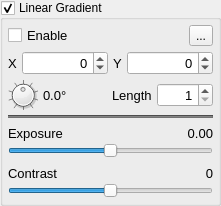
            <widget class="QGroupBox" name="groupBoxLinearGradient">
             <property name="title">
              <string>Linear Gradient</string>
             </property>
             <property name="checkable">
              <bool>true</bool>
             </property>
             <layout class="QGridLayout" name="gridLayout_17">
              <property name="leftMargin">
               <number>5</number>
              </property>
              <property name="topMargin">
               <number>5</number>
              </property>
              <property name="rightMargin">
               <number>5</number>
              </property>
              <property name="bottomMargin">
               <number>5</number>
              </property>
              <property name="spacing">
               <number>5</number>
              </property>
              <item row="0" column="0">
               <widget class="QFrame" name="frameGradient">
                <layout class="QVBoxLayout" name="verticalLayout_6">
                 <property name="spacing">
                  <number>5</number>
                 </property>
                 <property name="leftMargin">
                  <number>0</number>
                 </property>
                 <property name="topMargin">
                  <number>0</number>
                 </property>
                 <property name="rightMargin">
                  <number>0</number>
                 </property>
                 <property name="bottomMargin">
                  <number>0</number>
                 </property>
                 <item>
                  <layout class="QHBoxLayout" name="horizontalLayout_20">
                   <item>
                    <widget class="QCheckBox" name="checkBoxGradientEnable">
                     <property name="font">
                      <font>
                       <pointsize>10</pointsize>
                      </font>
                     </property>
                     <property name="text">
                      <string>Enable</string>
                     </property>
                    </widget>
                   </item>
                   <item>
                    <spacer name="horizontalSpacer_14">
                     <property name="orientation">
                      <enum>Qt::Orientation::Horizontal</enum>
                     </property>
                     <property name="sizeHint" stdset="0">
                      <size>
                       <width>40</width>
                       <height>20</height>
                      </size>
                     </property>
                    </spacer>
                   </item>
                   <item>
                    <widget class="QToolButton" name="toolButtonGradientPaint">
                     <property name="text">
                      <string>...</string>
                     </property>
                     <property name="icon">
                      <iconset resource="ressources.qrc">
                       <normaloff>:/RetinaIMG/RetinaIMG/Pencil-icon.png</normaloff>:/RetinaIMG/RetinaIMG/Pencil-icon.png</iconset>
                     </property>
                     <property name="checkable">
                      <bool>true</bool>
                     </property>
                    </widget>
                   </item>
                  </layout>
                 </item>
                 <item>
                  <layout class="QHBoxLayout" name="horizontalLayout_17">
                   <item>
                    <widget class="QLabel" name="label_4">
                     <property name="font">
                      <font>
                       <pointsize>10</pointsize>
                      </font>
                     </property>
                     <property name="text">
                      <string>X</string>
                     </property>
                    </widget>
                   </item>
                   <item>
                    <widget class="NoScrollSpinBox" name="spinBoxGradientX">
                     <property name="sizePolicy">
                      <sizepolicy hsizetype="Expanding" vsizetype="Fixed">
                       <horstretch>0</horstretch>
                       <verstretch>0</verstretch>
                      </sizepolicy>
                     </property>
                     <property name="font">
                      <font>
                       <pointsize>10</pointsize>
                      </font>
                     </property>
                     <property name="focusPolicy">
                      <enum>Qt::FocusPolicy::ClickFocus</enum>
                     </property>
                     <property name="alignment">
                      <set>Qt::AlignmentFlag::AlignRight|Qt::AlignmentFlag::AlignTrailing|Qt::AlignmentFlag::AlignVCenter</set>
                     </property>
                     <property name="minimum">
                      <number>-1000</number>
                     </property>
                    </widget>
                   </item>
                   <item>
                    <widget class="QLabel" name="label_5">
                     <property name="font">
                      <font>
                       <pointsize>10</pointsize>
                      </font>
                     </property>
                     <property name="text">
                      <string>Y</string>
                     </property>
                    </widget>
                   </item>
                   <item>
                    <widget class="NoScrollSpinBox" name="spinBoxGradientY">
                     <property name="sizePolicy">
                      <sizepolicy hsizetype="Expanding" vsizetype="Fixed">
                       <horstretch>0</horstretch>
                       <verstretch>0</verstretch>
                      </sizepolicy>
                     </property>
                     <property name="font">
                      <font>
                       <pointsize>10</pointsize>
                      </font>
                     </property>
                     <property name="focusPolicy">
                      <enum>Qt::FocusPolicy::ClickFocus</enum>
                     </property>
                     <property name="alignment">
                      <set>Qt::AlignmentFlag::AlignRight|Qt::AlignmentFlag::AlignTrailing|Qt::AlignmentFlag::AlignVCenter</set>
                     </property>
                     <property name="minimum">
                      <number>-1000</number>
                     </property>
                    </widget>
                   </item>
                  </layout>
                 </item>
                 <item>
                  <layout class="QHBoxLayout" name="horizontalLayout_19">
                   <item>
                    <widget class="QDial" name="dialGradientAngle">
                     <property name="sizePolicy">
                      <sizepolicy hsizetype="Fixed" vsizetype="Fixed">
                       <horstretch>0</horstretch>
                       <verstretch>0</verstretch>
                      </sizepolicy>
                     </property>
                     <property name="minimumSize">
                      <size>
                       <width>30</width>
                       <height>30</height>
                      </size>
                     </property>
                     <property name="maximumSize">
                      <size>
                       <width>30</width>
                       <height>30</height>
                      </size>
                     </property>
                     <property name="minimum">
                      <number>-1799</number>
                     </property>
                     <property name="maximum">
                      <number>1800</number>
                     </property>
                     <property name="wrapping">
                      <bool>true</bool>
                     </property>
                     <property name="notchTarget">
                      <double>100.000000000000000</double>
                     </property>
                     <property name="notchesVisible">
                      <bool>true</bool>
                     </property>
                    </widget>
                   </item>
                   <item>
                    <widget class="DoubleClickLabel" name="labelGradientAngle">
                     <property name="font">
                      <font>
                       <pointsize>10</pointsize>
                      </font>
                     </property>
                     <property name="text">
                      <string>0.0°</string>
                     </property>
                    </widget>
                   </item>
                   <item>
                    <spacer name="horizontalSpacer_13">
                     <property name="orientation">
                      <enum>Qt::Orientation::Horizontal</enum>
                     </property>
                     <property name="sizeHint" stdset="0">
                      <size>
                       <width>40</width>
                       <height>20</height>
                      </size>
                     </property>
                    </spacer>
                   </item>
                   <item>
                    <widget class="QLabel" name="label_6">
                     <property name="font">
                      <font>
                       <pointsize>10</pointsize>
                      </font>
                     </property>
                     <property name="text">
                      <string>Length</string>
                     </property>
                    </widget>
                   </item>
                   <item>
                    <widget class="NoScrollSpinBox" name="spinBoxGradientLength">
                     <property name="sizePolicy">
                      <sizepolicy hsizetype="Expanding" vsizetype="Fixed">
                       <horstretch>0</horstretch>
                       <verstretch>0</verstretch>
                      </sizepolicy>
                     </property>
                     <property name="font">
                      <font>
                       <pointsize>10</pointsize>
                      </font>
                     </property>
                     <property name="focusPolicy">
                      <enum>Qt::FocusPolicy::ClickFocus</enum>
                     </property>
                     <property name="alignment">
                      <set>Qt::AlignmentFlag::AlignRight|Qt::AlignmentFlag::AlignTrailing|Qt::AlignmentFlag::AlignVCenter</set>
                     </property>
                     <property name="minimum">
                      <number>1</number>
                     </property>
                     <property name="maximum">
                      <number>9999</number>
                     </property>
                    </widget>
                   </item>
                  </layout>
                 </item>
                 <item>
                  <widget class="Line" name="line_5">
                   <property name="styleSheet">
                    <string notr="true">background-color: rgb(115, 115, 115);</string>
                   </property>
                   <property name="orientation">
                    <enum>Qt::Orientation::Horizontal</enum>
                   </property>
                  </widget>
                 </item>
                 <item>
                  <layout class="QGridLayout" name="gridLayout_16">
                   <property name="topMargin">
                    <number>0</number>
                   </property>
                   <property name="spacing">
                    <number>0</number>
                   </property>
                   <item row="0" column="0">
                    <widget class="QLabel" name="label_11">
                     <property name="font">
                      <font>
                       <pointsize>10</pointsize>
                      </font>
                     </property>
                     <property name="text">
                      <string>Exposure</string>
                     </property>
                    </widget>
                   </item>
                   <item row="0" column="1">
                    <spacer name="horizontalSpacer_12">
                     <property name="orientation">
                      <enum>Qt::Orientation::Horizontal</enum>
                     </property>
                     <property name="sizeType">
                      <enum>QSizePolicy::Policy::Maximum</enum>
                     </property>
                     <property name="sizeHint" stdset="0">
                      <size>
                       <width>40</width>
                       <height>20</height>
                      </size>
                     </property>
                    </spacer>
                   </item>
                   <item row="0" column="2">
                    <widget class="DoubleClickLabel" name="label_ExposureGradient">
                     <property name="font">
                      <font>
                       <pointsize>10</pointsize>
                      </font>
                     </property>
                     <property name="text">
                      <string>0.00</string>
                     </property>
                     <property name="alignment">
                      <set>Qt::AlignmentFlag::AlignRight|Qt::AlignmentFlag::AlignTrailing|Qt::AlignmentFlag::AlignVCenter</set>
                     </property>
                    </widget>
                   </item>
                   <item row="1" column="0" colspan="3">
                    <widget class="NoScrollSlider" name="horizontalSliderExposureGradient">
                     <property name="sizePolicy">
                      <sizepolicy hsizetype="Expanding" vsizetype="Fixed">
                       <horstretch>0</horstretch>
                       <verstretch>0</verstretch>
                      </sizepolicy>
                     </property>
                     <property name="maximumSize">
                      <size>
                       <width>16777215</width>
                       <height>16777215</height>
                      </size>
                     </property>
                     <property name="minimum">
                      <number>-400</number>
                     </property>
                     <property name="maximum">
                      <number>400</number>
                     </property>
                     <property name="value">
                      <number>0</number>
                     </property>
                     <property name="sliderPosition">
                      <number>0</number>
                     </property>
                     <property name="orientation">
                      <enum>Qt::Orientation::Horizontal</enum>
                     </property>
                    </widget>
                   </item>
                  </layout>
                 </item>
                </layout>
               </widget>
              </item>
              <item row="1" column="0">
               <layout class="QGridLayout" name="gridLayout_38">
                <property name="spacing">
                 <number>0</number>
                </property>
                <item row="0" column="0">
                 <widget class="QLabel" name="label_contrast_gradient">
                  <property name="font">
                   <font>
                    <pointsize>10</pointsize>
                   </font>
                  </property>
                  <property name="text">
                   <string>Contrast</string>
                  </property>
                 </widget>
                </item>
                <item row="0" column="1">
                 <spacer name="horizontalSpacer_33">
                  <property name="orientation">
                   <enum>Qt::Orientation::Horizontal</enum>
                  </property>
                  <property name="sizeType">
                   <enum>QSizePolicy::Policy::Maximum</enum>
                  </property>
                  <property name="sizeHint" stdset="0">
                   <size>
                    <width>40</width>
                    <height>20</height>
                   </size>
                  </property>
                 </spacer>
                </item>
                <item row="0" column="2">
                 <widget class="DoubleClickLabel" name="label_ContrastGradientVal">
                  <property name="font">
                   <font>
                    <pointsize>10</pointsize>
                   </font>
                  </property>
                  <property name="layoutDirection">
                   <enum>Qt::LayoutDirection::RightToLeft</enum>
                  </property>
                  <property name="text">
                   <string>0</string>
                  </property>
                  <property name="alignment">
                   <set>Qt::AlignmentFlag::AlignRight|Qt::AlignmentFlag::AlignTrailing|Qt::AlignmentFlag::AlignVCenter</set>
                  </property>
                 </widget>
                </item>
                <item row="1" column="0" colspan="3">
                 <widget class="NoScrollSlider" name="horizontalSliderContrastGradient">
                  <property name="sizePolicy">
                   <sizepolicy hsizetype="Expanding" vsizetype="Fixed">
                    <horstretch>0</horstretch>
                    <verstretch>0</verstretch>
                   </sizepolicy>
                  </property>
                  <property name="minimumSize">
                   <size>
                    <width>0</width>
                    <height>0</height>
                   </size>
                  </property>
                  <property name="maximumSize">
                   <size>
                    <width>16777215</width>
                    <height>16777215</height>
                   </size>
                  </property>
                  <property name="minimum">
                   <number>-100</number>
                  </property>
                  <property name="maximum">
                   <number>100</number>
                  </property>
                  <property name="value">
                   <number>0</number>
                  </property>
                  <property name="orientation">
                   <enum>Qt::Orientation::Horizontal</enum>
                  </property>
                 </widget>
                </item>
               </layout>
              </item>
             </layout>
            </widget>
